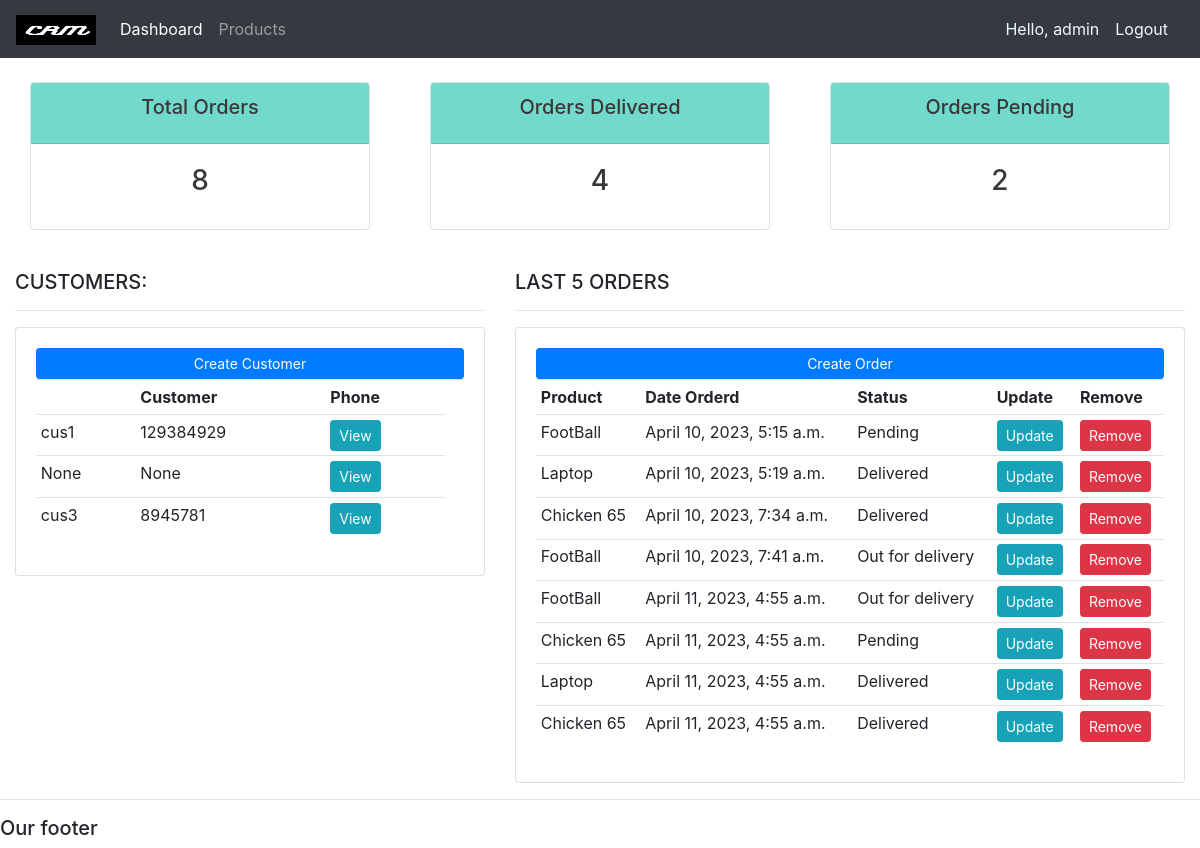
The app's page / (signed in) with its own data.
### crm_app/models.py (models this page shows, shortened)
class Customer(models.Model):
	user = models.OneToOneField(User, null=True, blank=True, on_delete=models.CASCADE)
	name = models.CharField(max_length=200, null=True)
	phone = models.CharField(max_length=200, null=True)
	email = models.CharField(max_length=200, null=True)
	profile_pic = models.ImageField(null=True,blank=True)
	date_created = models.DateTimeField(auto_now_add=True, null=True)

class Order(models.Model):
	STATUS = (
			('Pending', 'Pending'),
			('Out for delivery', 'Out for delivery'),
			('Delivered', 'Delivered'),
			)
	customer = models.ForeignKey(Customer, null=True, on_delete= models.SET_NULL)
	product = models.ForeignKey(Product, null=True, on_delete= models.SET_NULL)
	date_created = models.DateTimeField(auto_now_add=True, null=True)
	status = models.CharField(max_length=200, null=True, choices=STATUS)

class Product(models.Model):
	CATEGORY = (
			('Indoor', 'Indoor'),
			('Out Door', 'Out Door'),
			)
	name = models.CharField(max_length=200, null=True)
	price = models.FloatField(null=True)
	category = models.CharField(max_length=200, null=True, choices=CATEGORY)
	description = models.CharField(max_length=200, null=True, blank=True)
	date_created = models.DateTimeField(auto_now_add=True, null=True)
	tags = models.ManyToManyField(Tag)
	def __str__(self):
		return self.name

### crm_app/decorators.py (the view)
    def wrapper_func(request, *args, **kwargs):
        group = None
        if request.user.groups.exists():
            group = request.user.groups.all()[0].name
        if group == 'customer':
            return redirect('userpage')
        if group == 'admin':
            return func(request, *args, **kwargs)

### crm_app/views.py (called while the page is built)
@login_required(login_url='login')
@admin_only
def home(request):
    orders = Order.objects.all()
    customers = Customer.objects.all()
    total_customers = customers.count()
    total_orders = orders.count()
    delivered = orders.filter(status='Delivered').count()
    pending = orders.filter(status='Pending').count()
    context = {'orders':orders,'customers':customers,'total_customers':total_customers,'total_orders':total_orders,'delivered':delivered,'pending':pending}
    return render(request,'crm_app/dashboard.html',context)

### templates/crm_app/dashboard.html
{%  extends 'crm_app/main.html' %}
{% block content %}
{%  include 'crm_app/status.html' %}
<br>
<div class="row">
	<div class="col-md-5">
		<h5>CUSTOMERS:</h5>
		<hr>
		<div class="card card-body">
			<a class="btn btn-primary  btn-sm btn-block" href="{% url 'create_customer' %}">Create Customer</a>
			<table class="table table-sm">
				<tr>
					<th></th>
					<th>Customer</th>
					<th>Phone</th>
					<th></th>
				</tr>
				{% for customer in customers %}
					<tr>
						<td>{{customer.name}}</td>
						<td>{{customer.phone}}</td>
						<td><a class="btn btn-sm btn-info" href="{% url 'customer' customer.id %}">View</a></td>
					</tr>
				{% endfor %}
			</table>
		</div>
	</div>
	<div class="col-md-7">
		<h5>LAST 5 ORDERS</h5>
		<hr>
		<div class="card card-body">
			<a class="btn btn-primary  btn-sm btn-block" href="{% url 'create_order' %}">Create Order</a>
			<table class="table table-sm">
				<tr>
					<th>Product</th>
					<th>Date Orderd</th>
					<th>Status</th>
					<th>Update</th>
					<th>Remove</th>
				</tr>
                {% for order in orders %}
               <tr>
				<td>{{order.product}}</td>
                <td>{{order.date_created}}</td>
                <td>{{order.status}}</td>
                <td><a class="btn btn-sm btn-info" href="{% url 'update_order' order.id %}">Update</a></td>
                <td><a class="btn btn-sm btn-danger" href="{% url 'delete_order' order.id %}">Remove</a></td>
                </tr>
                {% endfor %}
			</table>
		</div>
	</div>
</div>
{% endblock %}

### templates/crm_app/main.html (shortened to what this page needs)
{% load static %}
<!DOCTYPE html>
<html>
<head>
	<link rel="stylesheet" href="https://stackpath.bootstrapcdn.com/bootstrap/4.3.1/css/bootstrap.min.css">
	<link rel="stylesheet" href="{% static 'css/main.css' %}">
</head>
<body>
	{%  include 'crm_app/navbar.html' %}
	<div class="container-fluid">
	{% block content %}
	{% endblock %}
    </div>
	<hr>
	<h5>Our footer</h5>
</body>
</html>

### templates/crm_app/navbar.html (shortened to what this page needs)
{% load static %}
<nav class="navbar navbar-expand-lg navbar-dark bg-dark">
    <a class="navbar-brand" href="{% url 'home' %}"><img width="80" height="30" src="{% static 'images/CRM.png' %}" alt="crm logo"></a>
    <div class="collapse navbar-collapse" id="navbarNav">
      <ul class="navbar-nav">
      {% if request.user.is_staff %}
        <li class="nav-item active">
          <a class="nav-link" href="{% url 'home' %}">Dashboard</a>
        </li>
        <li class="nav-item">
          <a class="nav-link" href="{% url 'products'  %}">Products</a>
        </li>
        {% else %}
        <li class="nav-item">
          <a class="nav-link" href="{% url 'settings'  %}">Settings</a>
        </li>
        {% endif %}
      </ul>
    </div>
    <span style="color: aliceblue;">Hello, {{request.user}}</span>
    <span><a class="nav-item nav-link" style="color:aliceblue" href="{% url 'logout' %}">Logout</a></span>
  </nav>

### templates/crm_app/status.html
<br>
<div class="row">
	<div class="col">
		<div class="col-md">
			<div class="card text-center text-white  mb-3" id="total-orders">
			  	<div class="card-header">
			  		<h5 class="card-title">Total Orders</h5>
			  	</div>
			  	<div class="card-body">
			    	<h3 class="card-title">{{total_orders}}</h3>
			  	</div>
			</div>
		</div>
	</div>
	<div class="col">
		<div class="col-md">
			<div class="card text-center text-white  mb-3" id="orders-delivered">
			  	<div class="card-header">
			  		<h5 class="card-title">Orders Delivered</h5>
			  	</div>
			  	<div class="card-body">
			    	<h3 class="card-title">{{delivered}}</h3>
			  	</div>
			</div>
		</div>
	</div>
	<div class="col">
		<div class="col-md">
			<div class="card text-center text-white  mb-3" id="orders-pending">
			  	<div class="card-header">
			  		<h5 class="card-title">Orders Pending</h5>
			  	</div>
			  	<div class="card-body">
			    	<h3 class="card-title">{{pending}}</h3>
			  	</div>
			</div>
		</div>
	</div>
</div>

### static/css/main.css (style rules this page uses)
.card-header { background-color: rgb(113, 218, 204); }
.text-white { color: rgb(59, 55, 55) !important; }

### records on screen
Customer: name "cus1", phone "129384929"
Customer: name "None", phone "None"
Customer: name "cus3", phone "8945781"
Order: product "FootBall", date_created "April 10, 2023, 5:15 a.m.", status "Pending"
Order: product "Laptop", date_created "April 10, 2023, 5:19 a.m.", status "Delivered"
Order: product "Chicken 65", date_created "April 10, 2023, 7:34 a.m.", status "Delivered"
Order: product "FootBall", date_created "April 10, 2023, 7:41 a.m.", status "Out for delivery"
Order: product "FootBall", date_created "April 11, 2023, 4:55 a.m.", status "Out for delivery"
Order: product "Chicken 65", date_created "April 11, 2023, 4:55 a.m.", status "Pending"
Order: product "Laptop", date_created "April 11, 2023, 4:55 a.m.", status "Delivered"
Order: product "Chicken 65", date_created "April 11, 2023, 4:55 a.m.", status "Delivered"

### other values on screen
{{ request.user }} "admin"
{{ total_orders }} "8"
{{ delivered }} "4"
{{ pending }} "2"
